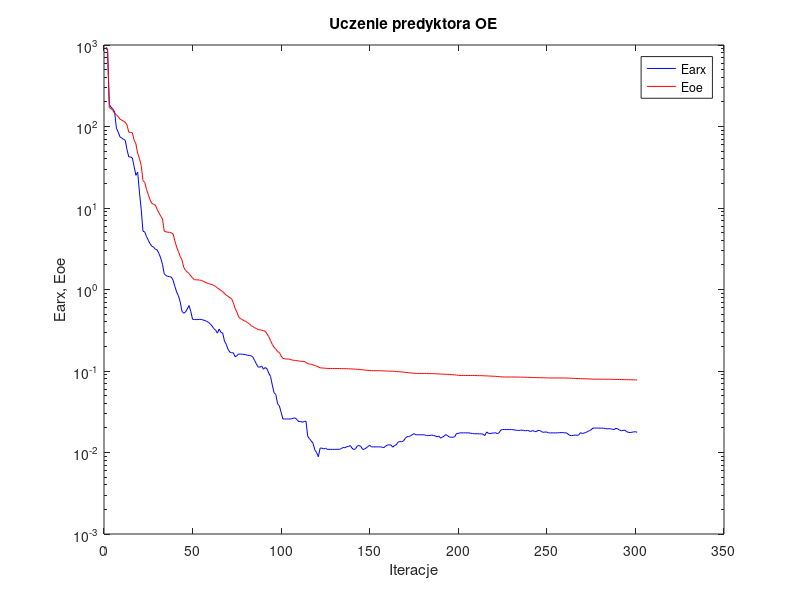
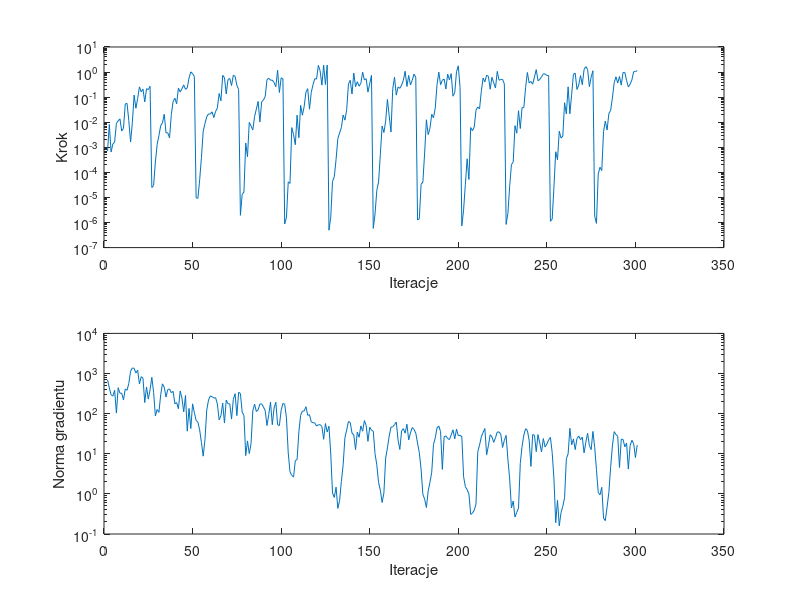

Here is the MATLAB script that generated these plots, in order:
%uczenie predyktora oe
clear all;
n=0; farx(n+1)=9.083350e+002; foe(n+1)=9.437780e+002; wspucz(n+1)=0.000000e+000; ng(n+1)=0.000000e+000;
%odnowa zmiennej metryki
n=1; farx(n+1)=8.759140e+002; foe(n+1)=8.976034e+002; krok(n+1)=7.010405e-004; ng(n+1)=6.979344e+002;
n=2; farx(n+1)=1.862342e+002; foe(n+1)=1.703778e+002; krok(n+1)=8.155298e-003; ng(n+1)=4.374391e+002;
n=3; farx(n+1)=1.723646e+002; foe(n+1)=1.656049e+002; krok(n+1)=6.492309e-004; ng(n+1)=2.959561e+002;
n=4; farx(n+1)=1.633596e+002; foe(n+1)=1.571852e+002; krok(n+1)=1.361446e-003; ng(n+1)=2.736540e+002;
n=5; farx(n+1)=1.507159e+002; foe(n+1)=1.460468e+002; krok(n+1)=1.620122e-003; ng(n+1)=3.829088e+002;
n=6; farx(n+1)=9.535227e+001; foe(n+1)=1.380395e+002; krok(n+1)=8.988693e-003; ng(n+1)=1.033764e+002;
n=7; farx(n+1)=8.551067e+001; foe(n+1)=1.326963e+002; krok(n+1)=1.142218e-002; ng(n+1)=4.435608e+002;
n=8; farx(n+1)=7.467815e+001; foe(n+1)=1.234676e+002; krok(n+1)=1.349272e-002; ng(n+1)=3.218881e+002;
n=9; farx(n+1)=7.219180e+001; foe(n+1)=1.198947e+002; krok(n+1)=4.445667e-003; ng(n+1)=3.232620e+002;
n=10; farx(n+1)=6.956630e+001; foe(n+1)=1.158377e+002; krok(n+1)=5.792131e-003; ng(n+1)=2.205078e+002;
n=11; farx(n+1)=6.765861e+001; foe(n+1)=1.129732e+002; krok(n+1)=5.360061e-002; ng(n+1)=4.118082e+002;
n=12; farx(n+1)=5.181077e+001; foe(n+1)=1.041648e+002; krok(n+1)=5.625683e-002; ng(n+1)=3.827804e+002;
n=13; farx(n+1)=4.228306e+001; foe(n+1)=8.527846e+001; krok(n+1)=1.158426e-002; ng(n+1)=5.641965e+002;
n=14; farx(n+1)=4.240225e+001; foe(n+1)=8.439235e+001; krok(n+1)=1.618948e-003; ng(n+1)=1.134834e+003;
n=15; farx(n+1)=4.107912e+001; foe(n+1)=8.389302e+001; krok(n+1)=9.533414e-003; ng(n+1)=1.377971e+003;
n=16; farx(n+1)=3.225204e+001; foe(n+1)=6.835334e+001; krok(n+1)=1.204927e-001; ng(n+1)=1.348067e+003;
n=17; farx(n+1)=2.517089e+001; foe(n+1)=6.133838e+001; krok(n+1)=3.604146e-002; ng(n+1)=1.027004e+003;
n=18; farx(n+1)=2.750093e+001; foe(n+1)=4.705577e+001; krok(n+1)=8.776600e-002; ng(n+1)=1.213739e+003;
n=19; farx(n+1)=1.567684e+001; foe(n+1)=4.039725e+001; krok(n+1)=2.567403e-001; ng(n+1)=5.496781e+002;
n=20; farx(n+1)=9.647405e+000; foe(n+1)=3.327625e+001; krok(n+1)=1.630613e-001; ng(n+1)=8.358049e+002;
n=21; farx(n+1)=5.183448e+000; foe(n+1)=2.162736e+001; krok(n+1)=2.093785e-001; ng(n+1)=7.667121e+002;
n=22; farx(n+1)=5.083930e+000; foe(n+1)=2.062206e+001; krok(n+1)=6.460817e-002; ng(n+1)=1.882371e+002;
n=23; farx(n+1)=4.458658e+000; foe(n+1)=1.690623e+001; krok(n+1)=2.164743e-001; ng(n+1)=4.620761e+002;
n=24; farx(n+1)=4.029354e+000; foe(n+1)=1.464633e+001; krok(n+1)=2.002215e-001; ng(n+1)=2.301993e+002;
n=25; farx(n+1)=3.654036e+000; foe(n+1)=1.260807e+001; krok(n+1)=2.693452e-001; ng(n+1)=3.920887e+002;
%odnowa zmiennej metryki
n=26; farx(n+1)=3.386704e+000; foe(n+1)=1.142979e+001; krok(n+1)=2.503699e-005; ng(n+1)=8.039507e+002;
n=27; farx(n+1)=3.316713e+000; foe(n+1)=1.108196e+001; krok(n+1)=2.981309e-005; ng(n+1)=3.375741e+002;
n=28; farx(n+1)=3.109801e+000; foe(n+1)=1.085776e+001; krok(n+1)=2.594055e-004; ng(n+1)=8.784621e+001;
n=29; farx(n+1)=3.060969e+000; foe(n+1)=9.592489e+000; krok(n+1)=1.279942e-003; ng(n+1)=1.271388e+002;
n=30; farx(n+1)=2.766863e+000; foe(n+1)=8.766939e+000; krok(n+1)=2.914778e-003; ng(n+1)=1.074827e+002;
n=31; farx(n+1)=2.441578e+000; foe(n+1)=7.941737e+000; krok(n+1)=7.321912e-003; ng(n+1)=2.944364e+002;
n=32; farx(n+1)=2.040711e+000; foe(n+1)=7.388382e+000; krok(n+1)=9.378531e-003; ng(n+1)=5.532597e+002;
n=33; farx(n+1)=1.559949e+000; foe(n+1)=5.203224e+000; krok(n+1)=2.080275e-002; ng(n+1)=4.544079e+002;
n=34; farx(n+1)=1.483147e+000; foe(n+1)=5.098858e+000; krok(n+1)=3.752980e-003; ng(n+1)=2.592494e+002;
n=35; farx(n+1)=1.447704e+000; foe(n+1)=5.048532e+000; krok(n+1)=3.778589e-003; ng(n+1)=3.978375e+002;
n=36; farx(n+1)=1.441853e+000; foe(n+1)=5.025220e+000; krok(n+1)=2.385598e-003; ng(n+1)=4.121040e+002;
n=37; farx(n+1)=1.419934e+000; foe(n+1)=4.971357e+000; krok(n+1)=2.051314e-002; ng(n+1)=3.321191e+002;
n=38; farx(n+1)=1.297301e+000; foe(n+1)=4.792549e+000; krok(n+1)=6.589702e-002; ng(n+1)=3.596702e+002;
n=39; farx(n+1)=1.092501e+000; foe(n+1)=3.942324e+000; krok(n+1)=9.089589e-002; ng(n+1)=1.759672e+002;
n=40; farx(n+1)=9.332825e-001; foe(n+1)=3.325924e+000; krok(n+1)=5.440189e-002; ng(n+1)=1.889801e+002;
n=41; farx(n+1)=8.365454e-001; foe(n+1)=2.925966e+000; krok(n+1)=2.283902e-001; ng(n+1)=1.324989e+002;
n=42; farx(n+1)=7.064365e-001; foe(n+1)=2.543509e+000; krok(n+1)=1.607063e-001; ng(n+1)=3.668457e+002;
n=43; farx(n+1)=5.411570e-001; foe(n+1)=2.320094e+000; krok(n+1)=2.160660e-001; ng(n+1)=2.436723e+002;
n=44; farx(n+1)=5.117471e-001; foe(n+1)=1.872479e+000; krok(n+1)=3.077853e-001; ng(n+1)=1.104969e+002;
n=45; farx(n+1)=5.289049e-001; foe(n+1)=1.721640e+000; krok(n+1)=2.045255e-001; ng(n+1)=2.838204e+002;
n=46; farx(n+1)=5.768292e-001; foe(n+1)=1.637662e+000; krok(n+1)=2.357265e-001; ng(n+1)=3.659443e+001;
n=47; farx(n+1)=6.357675e-001; foe(n+1)=1.574449e+000; krok(n+1)=5.824576e-001; ng(n+1)=1.348865e+002;
n=48; farx(n+1)=5.360204e-001; foe(n+1)=1.469815e+000; krok(n+1)=1.017241e+000; ng(n+1)=4.245058e+001;
n=49; farx(n+1)=4.311336e-001; foe(n+1)=1.390568e+000; krok(n+1)=8.674420e-001; ng(n+1)=1.753572e+002;
n=50; farx(n+1)=4.276551e-001; foe(n+1)=1.318252e+000; krok(n+1)=6.656880e-001; ng(n+1)=1.071234e+002;
%odnowa zmiennej metryki
n=51; farx(n+1)=4.277543e-001; foe(n+1)=1.314789e+000; krok(n+1)=9.674871e-006; ng(n+1)=6.755485e+001;
n=52; farx(n+1)=4.281336e-001; foe(n+1)=1.312182e+000; krok(n+1)=9.254712e-006; ng(n+1)=6.122849e+001;
n=53; farx(n+1)=4.301208e-001; foe(n+1)=1.304753e+000; krok(n+1)=5.039187e-005; ng(n+1)=3.926834e+001;
n=54; farx(n+1)=4.291321e-001; foe(n+1)=1.293357e+000; krok(n+1)=3.927263e-004; ng(n+1)=1.906395e+001;
n=55; farx(n+1)=4.219919e-001; foe(n+1)=1.264047e+000; krok(n+1)=4.419773e-003; ng(n+1)=8.718800e+000;
n=56; farx(n+1)=4.161308e-001; foe(n+1)=1.234731e+000; krok(n+1)=8.875371e-003; ng(n+1)=2.262656e+001;
n=57; farx(n+1)=4.060544e-001; foe(n+1)=1.200490e+000; krok(n+1)=1.664870e-002; ng(n+1)=1.231349e+002;
n=58; farx(n+1)=3.953053e-001; foe(n+1)=1.181829e+000; krok(n+1)=2.142882e-002; ng(n+1)=2.185878e+002;
n=59; farx(n+1)=3.778214e-001; foe(n+1)=1.165922e+000; krok(n+1)=2.128042e-002; ng(n+1)=2.767016e+002;
n=60; farx(n+1)=3.566023e-001; foe(n+1)=1.150711e+000; krok(n+1)=2.602503e-002; ng(n+1)=2.642125e+002;
n=61; farx(n+1)=3.316699e-001; foe(n+1)=1.120570e+000; krok(n+1)=1.532510e-002; ng(n+1)=2.455562e+002;
n=62; farx(n+1)=3.167085e-001; foe(n+1)=1.090787e+000; krok(n+1)=2.720095e-002; ng(n+1)=2.500474e+002;
n=63; farx(n+1)=2.912846e-001; foe(n+1)=1.047023e+000; krok(n+1)=3.669314e-002; ng(n+1)=1.738431e+002;
n=64; farx(n+1)=3.270826e-001; foe(n+1)=1.012052e+000; krok(n+1)=1.399123e-001; ng(n+1)=7.000394e+001;
n=65; farx(n+1)=2.974515e-001; foe(n+1)=9.711982e-001; krok(n+1)=7.142563e-002; ng(n+1)=8.882190e+001;
n=66; farx(n+1)=2.929861e-001; foe(n+1)=9.445538e-001; krok(n+1)=7.386536e-001; ng(n+1)=1.833699e+002;
n=67; farx(n+1)=2.333576e-001; foe(n+1)=8.943934e-001; krok(n+1)=6.007020e-001; ng(n+1)=5.824117e+001;
n=68; farx(n+1)=2.126727e-001; foe(n+1)=8.533522e-001; krok(n+1)=1.340009e-001; ng(n+1)=2.181558e+002;
n=69; farx(n+1)=1.845785e-001; foe(n+1)=8.271419e-001; krok(n+1)=5.076613e-001; ng(n+1)=1.768656e+002;
n=70; farx(n+1)=1.707275e-001; foe(n+1)=7.897478e-001; krok(n+1)=5.535078e-001; ng(n+1)=1.750625e+002;
n=71; farx(n+1)=1.670939e-001; foe(n+1)=7.748730e-001; krok(n+1)=2.893371e-001; ng(n+1)=7.313023e+001;
n=72; farx(n+1)=1.673282e-001; foe(n+1)=6.878416e-001; krok(n+1)=7.448368e-001; ng(n+1)=2.271743e+002;
n=73; farx(n+1)=1.497189e-001; foe(n+1)=5.887129e-001; krok(n+1)=6.777732e-001; ng(n+1)=3.139014e+002;
n=74; farx(n+1)=1.540009e-001; foe(n+1)=5.302087e-001; krok(n+1)=2.953927e-001; ng(n+1)=8.916210e+001;
n=75; farx(n+1)=1.616795e-001; foe(n+1)=4.608674e-001; krok(n+1)=2.031949e-001; ng(n+1)=3.404522e+002;
%odnowa zmiennej metryki
n=76; farx(n+1)=1.611985e-001; foe(n+1)=4.400584e-001; krok(n+1)=1.936574e-006; ng(n+1)=3.182916e+002;
n=77; farx(n+1)=1.607800e-001; foe(n+1)=4.283683e-001; krok(n+1)=1.328620e-005; ng(n+1)=1.089806e+002;
n=78; farx(n+1)=1.597361e-001; foe(n+1)=4.142301e-001; krok(n+1)=1.645830e-005; ng(n+1)=8.987738e+001;
n=79; farx(n+1)=1.587006e-001; foe(n+1)=4.071407e-001; krok(n+1)=1.486749e-003; ng(n+1)=9.014436e+000;
n=80; farx(n+1)=1.557511e-001; foe(n+1)=3.918788e-001; krok(n+1)=4.209206e-004; ng(n+1)=2.087481e+001;
n=81; farx(n+1)=1.553690e-001; foe(n+1)=3.816469e-001; krok(n+1)=9.852969e-003; ng(n+1)=1.013268e+001;
n=82; farx(n+1)=1.537096e-001; foe(n+1)=3.603756e-001; krok(n+1)=7.088102e-003; ng(n+1)=1.776774e+001;
n=83; farx(n+1)=1.484699e-001; foe(n+1)=3.511847e-001; krok(n+1)=4.883941e-003; ng(n+1)=1.176996e+002;
n=84; farx(n+1)=1.350397e-001; foe(n+1)=3.395405e-001; krok(n+1)=1.675780e-002; ng(n+1)=1.734000e+002;
n=85; farx(n+1)=1.225094e-001; foe(n+1)=3.330877e-001; krok(n+1)=3.339713e-002; ng(n+1)=1.128604e+002;
n=86; farx(n+1)=1.117664e-001; foe(n+1)=3.216280e-001; krok(n+1)=6.754791e-002; ng(n+1)=1.245149e+002;
n=87; farx(n+1)=1.115368e-001; foe(n+1)=3.196197e-001; krok(n+1)=1.027811e-002; ng(n+1)=1.736703e+002;
n=88; farx(n+1)=1.150485e-001; foe(n+1)=3.166509e-001; krok(n+1)=6.479315e-002; ng(n+1)=1.746982e+002;
n=89; farx(n+1)=1.051694e-001; foe(n+1)=3.132456e-001; krok(n+1)=7.626731e-002; ng(n+1)=1.466729e+002;
n=90; farx(n+1)=1.104164e-001; foe(n+1)=3.077501e-001; krok(n+1)=1.057221e-001; ng(n+1)=1.184555e+002;
n=91; farx(n+1)=1.065123e-001; foe(n+1)=2.863155e-001; krok(n+1)=4.968860e-001; ng(n+1)=5.055026e+001;
n=92; farx(n+1)=9.424816e-002; foe(n+1)=2.636526e-001; krok(n+1)=5.680238e-001; ng(n+1)=9.451109e+001;
n=93; farx(n+1)=8.595982e-002; foe(n+1)=2.367866e-001; krok(n+1)=4.726961e-001; ng(n+1)=1.941450e+002;
n=94; farx(n+1)=6.741965e-002; foe(n+1)=2.120146e-001; krok(n+1)=4.788369e-001; ng(n+1)=5.304565e+001;
n=95; farx(n+1)=5.399176e-002; foe(n+1)=1.953757e-001; krok(n+1)=3.839848e-001; ng(n+1)=1.379862e+002;
n=96; farx(n+1)=5.154413e-002; foe(n+1)=1.853892e-001; krok(n+1)=2.587256e-001; ng(n+1)=1.924780e+002;
n=97; farx(n+1)=3.957568e-002; foe(n+1)=1.726795e-001; krok(n+1)=1.181678e+000; ng(n+1)=5.276317e+001;
n=98; farx(n+1)=3.727009e-002; foe(n+1)=1.688687e-001; krok(n+1)=1.525346e-001; ng(n+1)=5.059075e+001;
n=99; farx(n+1)=3.104559e-002; foe(n+1)=1.527420e-001; krok(n+1)=5.899217e-001; ng(n+1)=1.208702e+002;
n=100; farx(n+1)=2.578699e-002; foe(n+1)=1.428712e-001; krok(n+1)=5.327583e-001; ng(n+1)=1.798283e+002;
%odnowa zmiennej metryki
n=101; farx(n+1)=2.578582e-002; foe(n+1)=1.410766e-001; krok(n+1)=8.746571e-007; ng(n+1)=1.709008e+002;
n=102; farx(n+1)=2.578735e-002; foe(n+1)=1.403736e-001; krok(n+1)=1.615744e-006; ng(n+1)=7.898750e+001;
n=103; farx(n+1)=2.575966e-002; foe(n+1)=1.400217e-001; krok(n+1)=4.194015e-005; ng(n+1)=1.050183e+001;
n=104; farx(n+1)=2.573394e-002; foe(n+1)=1.399842e-001; krok(n+1)=3.620311e-005; ng(n+1)=3.547242e+000;
n=105; farx(n+1)=2.599836e-002; foe(n+1)=1.364733e-001; krok(n+1)=6.118871e-003; ng(n+1)=2.898024e+000;
n=106; farx(n+1)=2.636956e-002; foe(n+1)=1.354204e-001; krok(n+1)=3.188662e-003; ng(n+1)=2.632402e+000;
n=107; farx(n+1)=2.649718e-002; foe(n+1)=1.348247e-001; krok(n+1)=1.271814e-003; ng(n+1)=6.788002e+000;
n=108; farx(n+1)=2.524389e-002; foe(n+1)=1.336957e-001; krok(n+1)=1.910413e-002; ng(n+1)=7.113603e+000;
n=109; farx(n+1)=2.385156e-002; foe(n+1)=1.326130e-001; krok(n+1)=2.400647e-003; ng(n+1)=3.505557e+001;
n=110; farx(n+1)=2.417977e-002; foe(n+1)=1.316122e-001; krok(n+1)=4.681906e-002; ng(n+1)=9.101114e+001;
n=111; farx(n+1)=2.348278e-002; foe(n+1)=1.313525e-001; krok(n+1)=1.901220e-002; ng(n+1)=1.162962e+002;
n=112; farx(n+1)=2.398528e-002; foe(n+1)=1.309185e-001; krok(n+1)=4.254539e-002; ng(n+1)=1.161749e+002;
n=113; farx(n+1)=2.428220e-002; foe(n+1)=1.276424e-001; krok(n+1)=1.587379e-001; ng(n+1)=1.488511e+002;
n=114; farx(n+1)=1.578775e-002; foe(n+1)=1.228240e-001; krok(n+1)=2.176076e-001; ng(n+1)=9.085543e+001;
n=115; farx(n+1)=1.478403e-002; foe(n+1)=1.218365e-001; krok(n+1)=3.320390e-002; ng(n+1)=9.408091e+001;
n=116; farx(n+1)=1.383351e-002; foe(n+1)=1.209395e-001; krok(n+1)=1.549330e-001; ng(n+1)=6.253671e+001;
n=117; farx(n+1)=1.299043e-002; foe(n+1)=1.191502e-001; krok(n+1)=3.169310e-001; ng(n+1)=5.945556e+001;
n=118; farx(n+1)=1.077298e-002; foe(n+1)=1.164208e-001; krok(n+1)=5.461275e-001; ng(n+1)=5.848661e+001;
n=119; farx(n+1)=9.996850e-003; foe(n+1)=1.153530e-001; krok(n+1)=5.249576e-001; ng(n+1)=4.909759e+001;
n=120; farx(n+1)=8.884714e-003; foe(n+1)=1.121711e-001; krok(n+1)=1.854055e+000; ng(n+1)=5.262286e+001;
n=121; farx(n+1)=1.130461e-002; foe(n+1)=1.093295e-001; krok(n+1)=1.128562e+000; ng(n+1)=5.304248e+001;
n=122; farx(n+1)=1.133756e-002; foe(n+1)=1.089553e-001; krok(n+1)=3.023171e-001; ng(n+1)=4.795975e+001;
n=123; farx(n+1)=1.104281e-002; foe(n+1)=1.084975e-001; krok(n+1)=1.898106e+000; ng(n+1)=2.295340e+001;
n=124; farx(n+1)=1.128281e-002; foe(n+1)=1.081021e-001; krok(n+1)=3.183983e-001; ng(n+1)=5.669319e+001;
n=125; farx(n+1)=1.093113e-002; foe(n+1)=1.075474e-001; krok(n+1)=1.893841e+000; ng(n+1)=3.474787e+001;
%odnowa zmiennej metryki
n=126; farx(n+1)=1.093087e-002; foe(n+1)=1.074258e-001; krok(n+1)=4.929212e-007; ng(n+1)=4.862272e+001;
n=127; farx(n+1)=1.093116e-002; foe(n+1)=1.074161e-001; krok(n+1)=1.607323e-006; ng(n+1)=9.891739e+000;
n=128; farx(n+1)=1.092638e-002; foe(n+1)=1.074124e-001; krok(n+1)=4.334515e-005; ng(n+1)=1.055180e+000;
n=129; farx(n+1)=1.092844e-002; foe(n+1)=1.074083e-001; krok(n+1)=6.703667e-005; ng(n+1)=8.173413e-001;
n=130; farx(n+1)=1.093672e-002; foe(n+1)=1.073616e-001; krok(n+1)=3.259007e-004; ng(n+1)=1.471765e+000;
n=131; farx(n+1)=1.094153e-002; foe(n+1)=1.073262e-001; krok(n+1)=2.218843e-003; ng(n+1)=4.343549e-001;
n=132; farx(n+1)=1.094964e-002; foe(n+1)=1.071946e-001; krok(n+1)=3.739948e-003; ng(n+1)=6.865978e-001;
n=133; farx(n+1)=1.116418e-002; foe(n+1)=1.070965e-001; krok(n+1)=6.118871e-003; ng(n+1)=2.055654e+000;
n=134; farx(n+1)=1.153001e-002; foe(n+1)=1.068958e-001; krok(n+1)=1.946507e-002; ng(n+1)=5.313003e+000;
n=135; farx(n+1)=1.142509e-002; foe(n+1)=1.068104e-001; krok(n+1)=1.209242e-002; ng(n+1)=2.518342e+001;
n=136; farx(n+1)=1.179537e-002; foe(n+1)=1.067004e-001; krok(n+1)=3.207144e-002; ng(n+1)=3.921977e+001;
n=137; farx(n+1)=1.185775e-002; foe(n+1)=1.065133e-001; krok(n+1)=3.372291e-001; ng(n+1)=6.404441e+001;
n=138; farx(n+1)=1.218225e-002; foe(n+1)=1.062010e-001; krok(n+1)=4.686024e-001; ng(n+1)=5.984386e+001;
n=139; farx(n+1)=1.132590e-002; foe(n+1)=1.059029e-001; krok(n+1)=1.328156e-001; ng(n+1)=3.285247e+001;
n=140; farx(n+1)=1.087782e-002; foe(n+1)=1.055426e-001; krok(n+1)=9.145602e-001; ng(n+1)=2.936455e+001;
n=141; farx(n+1)=1.107523e-002; foe(n+1)=1.053643e-001; krok(n+1)=2.624788e-001; ng(n+1)=1.265223e+001;
n=142; farx(n+1)=1.205200e-002; foe(n+1)=1.051001e-001; krok(n+1)=4.128102e-001; ng(n+1)=3.470125e+001;
n=143; farx(n+1)=1.217889e-002; foe(n+1)=1.047524e-001; krok(n+1)=2.730638e-001; ng(n+1)=2.580767e+001;
n=144; farx(n+1)=1.189573e-002; foe(n+1)=1.041343e-001; krok(n+1)=3.556863e-001; ng(n+1)=4.952172e+001;
n=145; farx(n+1)=1.090528e-002; foe(n+1)=1.035913e-001; krok(n+1)=9.903562e-001; ng(n+1)=3.647304e+001;
n=146; farx(n+1)=1.101400e-002; foe(n+1)=1.028525e-001; krok(n+1)=4.819709e-001; ng(n+1)=6.706179e+001;
n=147; farx(n+1)=1.135918e-002; foe(n+1)=1.021936e-001; krok(n+1)=5.422916e-001; ng(n+1)=5.067041e+001;
n=148; farx(n+1)=1.183669e-002; foe(n+1)=1.017931e-001; krok(n+1)=1.585131e-001; ng(n+1)=2.040615e+001;
n=149; farx(n+1)=1.226132e-002; foe(n+1)=1.014173e-001; krok(n+1)=3.421659e-001; ng(n+1)=4.572786e+001;
n=150; farx(n+1)=1.172277e-002; foe(n+1)=1.009613e-001; krok(n+1)=7.386536e-001; ng(n+1)=3.859254e+001;
%odnowa zmiennej metryki
n=151; farx(n+1)=1.172297e-002; foe(n+1)=1.008915e-001; krok(n+1)=5.838765e-007; ng(n+1)=3.662523e+001;
n=152; farx(n+1)=1.172261e-002; foe(n+1)=1.008744e-001; krok(n+1)=2.189173e-006; ng(n+1)=1.005357e+001;
n=153; farx(n+1)=1.171710e-002; foe(n+1)=1.008340e-001; krok(n+1)=1.895466e-005; ng(n+1)=5.302927e+000;
n=154; farx(n+1)=1.172522e-002; foe(n+1)=1.008228e-001; krok(n+1)=4.135969e-005; ng(n+1)=1.923116e+000;
n=155; farx(n+1)=1.171768e-002; foe(n+1)=1.007574e-001; krok(n+1)=5.252174e-004; ng(n+1)=1.231355e+000;
n=156; farx(n+1)=1.163126e-002; foe(n+1)=1.005358e-001; krok(n+1)=7.032104e-003; ng(n+1)=6.112036e-001;
n=157; farx(n+1)=1.148639e-002; foe(n+1)=1.001739e-001; krok(n+1)=3.891067e-003; ng(n+1)=1.047806e+000;
n=158; farx(n+1)=1.201343e-002; foe(n+1)=9.993642e-002; krok(n+1)=1.097075e-002; ng(n+1)=7.865321e+000;
n=159; farx(n+1)=1.234869e-002; foe(n+1)=9.973706e-002; krok(n+1)=8.097460e-002; ng(n+1)=1.400424e+001;
n=160; farx(n+1)=1.241093e-002; foe(n+1)=9.960695e-002; krok(n+1)=1.775212e-002; ng(n+1)=2.773083e+001;
n=161; farx(n+1)=1.237302e-002; foe(n+1)=9.959795e-002; krok(n+1)=4.087375e-003; ng(n+1)=4.605952e+001;
n=162; farx(n+1)=1.161403e-002; foe(n+1)=9.943427e-002; krok(n+1)=2.160660e-001; ng(n+1)=4.709180e+001;
n=163; farx(n+1)=1.218519e-002; foe(n+1)=9.897896e-002; krok(n+1)=6.261807e-001; ng(n+1)=5.317298e+001;
n=164; farx(n+1)=1.242137e-002; foe(n+1)=9.842983e-002; krok(n+1)=1.204927e-001; ng(n+1)=6.181980e+001;
n=165; farx(n+1)=1.338487e-002; foe(n+1)=9.805328e-002; krok(n+1)=2.522670e-001; ng(n+1)=2.205037e+001;
n=166; farx(n+1)=1.364154e-002; foe(n+1)=9.778809e-002; krok(n+1)=2.250273e-001; ng(n+1)=1.281359e+001;
n=167; farx(n+1)=1.355695e-002; foe(n+1)=9.752166e-002; krok(n+1)=3.011048e-001; ng(n+1)=3.721674e+001;
n=168; farx(n+1)=1.382048e-002; foe(n+1)=9.692973e-002; krok(n+1)=4.714530e-001; ng(n+1)=4.221772e+001;
n=169; farx(n+1)=1.486229e-002; foe(n+1)=9.627695e-002; krok(n+1)=1.080691e+000; ng(n+1)=3.254401e+001;
n=170; farx(n+1)=1.558779e-002; foe(n+1)=9.572947e-002; krok(n+1)=2.663672e-001; ng(n+1)=5.446073e+001;
n=171; farx(n+1)=1.573045e-002; foe(n+1)=9.514346e-002; krok(n+1)=7.310195e-001; ng(n+1)=2.222670e+001;
n=172; farx(n+1)=1.597088e-002; foe(n+1)=9.471552e-002; krok(n+1)=3.064368e-001; ng(n+1)=3.305122e+001;
n=173; farx(n+1)=1.652815e-002; foe(n+1)=9.435599e-002; krok(n+1)=4.698917e-001; ng(n+1)=4.510386e+001;
n=174; farx(n+1)=1.703735e-002; foe(n+1)=9.377616e-002; krok(n+1)=8.295027e-001; ng(n+1)=4.052770e+001;
n=175; farx(n+1)=1.650226e-002; foe(n+1)=9.336389e-002; krok(n+1)=6.239579e-001; ng(n+1)=3.272017e+001;
%odnowa zmiennej metryki
n=176; farx(n+1)=1.650232e-002; foe(n+1)=9.333682e-002; krok(n+1)=1.261104e-006; ng(n+1)=1.847047e+001;
n=177; farx(n+1)=1.650243e-002; foe(n+1)=9.332412e-002; krok(n+1)=1.414227e-006; ng(n+1)=1.063836e+001;
n=178; farx(n+1)=1.649104e-002; foe(n+1)=9.327410e-002; krok(n+1)=3.351833e-005; ng(n+1)=4.125642e+000;
n=179; farx(n+1)=1.648364e-002; foe(n+1)=9.327115e-002; krok(n+1)=4.116566e-005; ng(n+1)=9.718536e-001;
n=180; farx(n+1)=1.646023e-002; foe(n+1)=9.324454e-002; krok(n+1)=5.904631e-004; ng(n+1)=7.398940e-001;
n=181; farx(n+1)=1.613940e-002; foe(n+1)=9.307573e-002; krok(n+1)=1.254679e-002; ng(n+1)=4.571646e-001;
n=182; farx(n+1)=1.610921e-002; foe(n+1)=9.303191e-002; krok(n+1)=3.209934e-003; ng(n+1)=1.168681e+000;
n=183; farx(n+1)=1.617738e-002; foe(n+1)=9.298950e-002; krok(n+1)=5.637357e-003; ng(n+1)=1.944969e+000;
n=184; farx(n+1)=1.640610e-002; foe(n+1)=9.278818e-002; krok(n+1)=2.067140e-002; ng(n+1)=3.454216e+000;
n=185; farx(n+1)=1.612927e-002; foe(n+1)=9.271240e-002; krok(n+1)=1.495979e-002; ng(n+1)=1.704315e+001;
n=186; farx(n+1)=1.603241e-002; foe(n+1)=9.256640e-002; krok(n+1)=3.692409e-002; ng(n+1)=2.496481e+001;
n=187; farx(n+1)=1.555991e-002; foe(n+1)=9.243373e-002; krok(n+1)=3.200292e-001; ng(n+1)=4.413298e+001;
n=188; farx(n+1)=1.593952e-002; foe(n+1)=9.198394e-002; krok(n+1)=9.933049e-001; ng(n+1)=4.913060e+001;
n=189; farx(n+1)=1.500369e-002; foe(n+1)=9.180009e-002; krok(n+1)=3.112246e-001; ng(n+1)=3.548697e+001;
n=190; farx(n+1)=1.541965e-002; foe(n+1)=9.151137e-002; krok(n+1)=4.681360e-001; ng(n+1)=4.083072e+000;
n=191; farx(n+1)=1.590514e-002; foe(n+1)=9.138186e-002; krok(n+1)=5.281352e-001; ng(n+1)=2.671545e+001;
n=192; farx(n+1)=1.659644e-002; foe(n+1)=9.129180e-002; krok(n+1)=2.104484e-001; ng(n+1)=2.782261e+001;
n=193; farx(n+1)=1.605011e-002; foe(n+1)=9.103749e-002; krok(n+1)=8.289013e-001; ng(n+1)=2.395749e+001;
n=194; farx(n+1)=1.546445e-002; foe(n+1)=9.072931e-002; krok(n+1)=4.870112e-001; ng(n+1)=2.255115e+001;
n=195; farx(n+1)=1.541165e-002; foe(n+1)=9.038389e-002; krok(n+1)=8.635342e-001; ng(n+1)=2.949678e+001;
n=196; farx(n+1)=1.539709e-002; foe(n+1)=8.991647e-002; krok(n+1)=1.088038e-001; ng(n+1)=3.952781e+001;
n=197; farx(n+1)=1.561586e-002; foe(n+1)=8.975621e-002; krok(n+1)=1.497423e-001; ng(n+1)=2.359726e+001;
n=198; farx(n+1)=1.710641e-002; foe(n+1)=8.913188e-002; krok(n+1)=1.040723e+000; ng(n+1)=4.112305e+001;
n=199; farx(n+1)=1.716581e-002; foe(n+1)=8.858123e-002; krok(n+1)=1.771745e+000; ng(n+1)=2.818176e+001;
n=200; farx(n+1)=1.742831e-002; foe(n+1)=8.825887e-002; krok(n+1)=2.436225e-001; ng(n+1)=2.902840e+001;
%odnowa zmiennej metryki
n=201; farx(n+1)=1.742842e-002; foe(n+1)=8.819967e-002; krok(n+1)=7.343206e-007; ng(n+1)=2.619207e+001;
n=202; farx(n+1)=1.742920e-002; foe(n+1)=8.819790e-002; krok(n+1)=3.214646e-006; ng(n+1)=2.678343e+000;
n=203; farx(n+1)=1.743650e-002; foe(n+1)=8.818872e-002; krok(n+1)=3.372716e-005; ng(n+1)=1.507127e+000;
n=204; farx(n+1)=1.741289e-002; foe(n+1)=8.813317e-002; krok(n+1)=3.473499e-004; ng(n+1)=1.276221e+000;
n=205; farx(n+1)=1.741593e-002; foe(n+1)=8.812843e-002; krok(n+1)=5.209949e-005; ng(n+1)=9.907197e-001;
n=206; farx(n+1)=1.724624e-002; foe(n+1)=8.808719e-002; krok(n+1)=6.118871e-003; ng(n+1)=3.084472e-001;
n=207; farx(n+1)=1.711386e-002; foe(n+1)=8.806644e-002; krok(n+1)=4.573216e-003; ng(n+1)=3.308159e-001;
n=208; farx(n+1)=1.699922e-002; foe(n+1)=8.803863e-002; krok(n+1)=6.480489e-003; ng(n+1)=3.924081e-001;
n=209; farx(n+1)=1.694193e-002; foe(n+1)=8.783636e-002; krok(n+1)=3.012318e-002; ng(n+1)=5.562782e-001;
n=210; farx(n+1)=1.702245e-002; foe(n+1)=8.776291e-002; krok(n+1)=4.017797e-002; ng(n+1)=1.122594e+001;
n=211; farx(n+1)=1.690437e-002; foe(n+1)=8.770781e-002; krok(n+1)=3.432277e-002; ng(n+1)=1.646639e+001;
n=212; farx(n+1)=1.698502e-002; foe(n+1)=8.766056e-002; krok(n+1)=1.717868e-001; ng(n+1)=2.633459e+001;
n=213; farx(n+1)=1.674098e-002; foe(n+1)=8.749444e-002; krok(n+1)=5.772243e-001; ng(n+1)=3.395825e+001;
n=214; farx(n+1)=1.611937e-002; foe(n+1)=8.730834e-002; krok(n+1)=4.063898e-001; ng(n+1)=4.267719e+001;
n=215; farx(n+1)=1.787561e-002; foe(n+1)=8.706182e-002; krok(n+1)=7.491049e-001; ng(n+1)=9.437314e+000;
n=216; farx(n+1)=1.723577e-002; foe(n+1)=8.685959e-002; krok(n+1)=6.780158e-001; ng(n+1)=1.584346e+001;
n=217; farx(n+1)=1.706504e-002; foe(n+1)=8.672826e-002; krok(n+1)=2.073757e-001; ng(n+1)=2.983064e+001;
n=218; farx(n+1)=1.729241e-002; foe(n+1)=8.646161e-002; krok(n+1)=6.182030e-001; ng(n+1)=2.635482e+001;
n=219; farx(n+1)=1.732380e-002; foe(n+1)=8.616419e-002; krok(n+1)=3.730916e-001; ng(n+1)=1.925843e+001;
n=220; farx(n+1)=1.749767e-002; foe(n+1)=8.603270e-002; krok(n+1)=2.317569e-001; ng(n+1)=2.515339e+001;
n=221; farx(n+1)=1.702754e-002; foe(n+1)=8.552572e-002; krok(n+1)=1.062525e+000; ng(n+1)=3.497164e+001;
n=222; farx(n+1)=1.745303e-002; foe(n+1)=8.532244e-002; krok(n+1)=4.726961e-001; ng(n+1)=3.482474e+001;
n=223; farx(n+1)=1.880284e-002; foe(n+1)=8.488276e-002; krok(n+1)=5.045340e-001; ng(n+1)=3.083057e+001;
n=224; farx(n+1)=1.918471e-002; foe(n+1)=8.468592e-002; krok(n+1)=5.108389e-001; ng(n+1)=1.443031e+001;
n=225; farx(n+1)=1.912114e-002; foe(n+1)=8.451947e-002; krok(n+1)=3.372291e-001; ng(n+1)=2.155297e+001;
%odnowa zmiennej metryki
n=226; farx(n+1)=1.912141e-002; foe(n+1)=8.444242e-002; krok(n+1)=8.394917e-007; ng(n+1)=2.864024e+001;
n=227; farx(n+1)=1.912074e-002; foe(n+1)=8.443323e-002; krok(n+1)=2.322577e-006; ng(n+1)=7.294231e+000;
n=228; farx(n+1)=1.910425e-002; foe(n+1)=8.441889e-002; krok(n+1)=2.769106e-005; ng(n+1)=2.369217e+000;
n=229; farx(n+1)=1.909658e-002; foe(n+1)=8.441545e-002; krok(n+1)=2.039564e-004; ng(n+1)=4.459398e-001;
n=230; farx(n+1)=1.907665e-002; foe(n+1)=8.440456e-002; krok(n+1)=2.578918e-004; ng(n+1)=6.661674e-001;
n=231; farx(n+1)=1.884425e-002; foe(n+1)=8.436702e-002; krok(n+1)=7.242402e-003; ng(n+1)=2.647223e-001;
n=232; farx(n+1)=1.873075e-002; foe(n+1)=8.434440e-002; krok(n+1)=3.657312e-003; ng(n+1)=3.457073e-001;
n=233; farx(n+1)=1.864836e-002; foe(n+1)=8.422802e-002; krok(n+1)=2.876670e-002; ng(n+1)=4.421486e-001;
n=234; farx(n+1)=1.874966e-002; foe(n+1)=8.414114e-002; krok(n+1)=5.608324e-003; ng(n+1)=5.794862e+000;
n=235; farx(n+1)=1.883409e-002; foe(n+1)=8.404474e-002; krok(n+1)=3.830459e-002; ng(n+1)=1.525429e+001;
n=236; farx(n+1)=1.864700e-002; foe(n+1)=8.397557e-002; krok(n+1)=3.813366e-002; ng(n+1)=2.918125e+001;
n=237; farx(n+1)=1.844552e-002; foe(n+1)=8.388661e-002; krok(n+1)=2.454949e-001; ng(n+1)=4.207609e+001;
n=238; farx(n+1)=1.869300e-002; foe(n+1)=8.364651e-002; krok(n+1)=9.621767e-001; ng(n+1)=3.806094e+001;
n=239; farx(n+1)=1.838836e-002; foe(n+1)=8.354138e-002; krok(n+1)=3.693268e-001; ng(n+1)=2.175203e+001;
n=240; farx(n+1)=1.811713e-002; foe(n+1)=8.336610e-002; krok(n+1)=4.228884e-001; ng(n+1)=4.841396e+000;
n=241; farx(n+1)=1.862429e-002; foe(n+1)=8.328008e-002; krok(n+1)=3.282103e-001; ng(n+1)=3.010502e+001;
n=242; farx(n+1)=1.816046e-002; foe(n+1)=8.313470e-002; krok(n+1)=6.400584e-001; ng(n+1)=2.886790e+001;
n=243; farx(n+1)=1.798972e-002; foe(n+1)=8.298438e-002; krok(n+1)=1.253615e+000; ng(n+1)=1.131887e+001;
n=244; farx(n+1)=1.872853e-002; foe(n+1)=8.287551e-002; krok(n+1)=4.498732e-001; ng(n+1)=3.002676e+001;
n=245; farx(n+1)=1.858129e-002; foe(n+1)=8.279852e-002; krok(n+1)=5.114232e-001; ng(n+1)=1.831243e+001;
n=246; farx(n+1)=1.807507e-002; foe(n+1)=8.269039e-002; krok(n+1)=6.477968e-001; ng(n+1)=1.109033e+001;
n=247; farx(n+1)=1.764883e-002; foe(n+1)=8.260488e-002; krok(n+1)=8.456470e-001; ng(n+1)=2.390916e+001;
n=248; farx(n+1)=1.787063e-002; foe(n+1)=8.250006e-002; krok(n+1)=8.456470e-001; ng(n+1)=1.476821e+001;
n=249; farx(n+1)=1.780097e-002; foe(n+1)=8.239213e-002; krok(n+1)=7.271671e-001; ng(n+1)=1.755605e+001;
n=250; farx(n+1)=1.741170e-002; foe(n+1)=8.222366e-002; krok(n+1)=7.228765e-001; ng(n+1)=2.205284e+001;
%odnowa zmiennej metryki
n=251; farx(n+1)=1.741213e-002; foe(n+1)=8.217450e-002; krok(n+1)=1.117914e-006; ng(n+1)=2.546490e+001;
n=252; farx(n+1)=1.741198e-002; foe(n+1)=8.216094e-002; krok(n+1)=1.364051e-006; ng(n+1)=1.080923e+001;
n=253; farx(n+1)=1.739910e-002; foe(n+1)=8.214854e-002; krok(n+1)=2.665214e-005; ng(n+1)=2.373310e+000;
n=254; farx(n+1)=1.740373e-002; foe(n+1)=8.214630e-002; krok(n+1)=6.650130e-004; ng(n+1)=1.911398e-001;
n=255; farx(n+1)=1.744821e-002; foe(n+1)=8.213437e-002; krok(n+1)=3.184791e-004; ng(n+1)=6.902620e-001;
n=256; farx(n+1)=1.748070e-002; foe(n+1)=8.212580e-002; krok(n+1)=4.372259e-003; ng(n+1)=1.597272e-001;
n=257; farx(n+1)=1.752874e-002; foe(n+1)=8.211189e-002; krok(n+1)=2.354171e-003; ng(n+1)=3.420364e-001;
n=258; farx(n+1)=1.756065e-002; foe(n+1)=8.210069e-002; krok(n+1)=2.774090e-003; ng(n+1)=4.891277e-001;
n=259; farx(n+1)=1.737002e-002; foe(n+1)=8.205667e-002; krok(n+1)=6.013962e-002; ng(n+1)=8.026397e-001;
n=260; farx(n+1)=1.747523e-002; foe(n+1)=8.204408e-002; krok(n+1)=2.142359e-002; ng(n+1)=7.505514e+000;
n=261; farx(n+1)=1.675342e-002; foe(n+1)=8.180022e-002; krok(n+1)=2.569287e-001; ng(n+1)=9.908821e+000;
n=262; farx(n+1)=1.621807e-002; foe(n+1)=8.158029e-002; krok(n+1)=2.165649e-002; ng(n+1)=4.306430e+001;
n=263; farx(n+1)=1.612357e-002; foe(n+1)=8.149442e-002; krok(n+1)=1.300618e-001; ng(n+1)=1.671012e+001;
n=264; farx(n+1)=1.620716e-002; foe(n+1)=8.129026e-002; krok(n+1)=8.131859e-001; ng(n+1)=2.343195e+001;
n=265; farx(n+1)=1.640587e-002; foe(n+1)=8.103452e-002; krok(n+1)=9.073805e-001; ng(n+1)=1.269602e+001;
n=266; farx(n+1)=1.625416e-002; foe(n+1)=8.091624e-002; krok(n+1)=2.031949e-001; ng(n+1)=2.401022e+001;
n=267; farx(n+1)=1.642681e-002; foe(n+1)=8.075502e-002; krok(n+1)=3.038513e-001; ng(n+1)=2.768577e+001;
n=268; farx(n+1)=1.750530e-002; foe(n+1)=8.058691e-002; krok(n+1)=7.271671e-001; ng(n+1)=2.243917e+001;
n=269; farx(n+1)=1.709547e-002; foe(n+1)=8.046938e-002; krok(n+1)=3.126376e-001; ng(n+1)=2.619652e+001;
n=270; farx(n+1)=1.732196e-002; foe(n+1)=8.033361e-002; krok(n+1)=1.265822e+000; ng(n+1)=1.054156e+001;
n=271; farx(n+1)=1.757885e-002; foe(n+1)=8.019470e-002; krok(n+1)=1.645708e+000; ng(n+1)=1.941823e+001;
n=272; farx(n+1)=1.813099e-002; foe(n+1)=7.998407e-002; krok(n+1)=1.280929e+000; ng(n+1)=3.238437e+001;
n=273; farx(n+1)=1.850621e-002; foe(n+1)=7.988950e-002; krok(n+1)=2.611580e-001; ng(n+1)=1.606679e+001;
n=274; farx(n+1)=1.900920e-002; foe(n+1)=7.968314e-002; krok(n+1)=6.404647e-001; ng(n+1)=1.269121e+001;
n=275; farx(n+1)=1.993699e-002; foe(n+1)=7.941776e-002; krok(n+1)=1.126364e+000; ng(n+1)=3.599535e+001;
%odnowa zmiennej metryki
n=276; farx(n+1)=1.993780e-002; foe(n+1)=7.939098e-002; krok(n+1)=1.816358e-006; ng(n+1)=1.443898e+001;
n=277; farx(n+1)=1.993788e-002; foe(n+1)=7.938921e-002; krok(n+1)=9.226703e-007; ng(n+1)=4.004772e+000;
n=278; farx(n+1)=1.992602e-002; foe(n+1)=7.938165e-002; krok(n+1)=8.559513e-005; ng(n+1)=1.076648e+000;
n=279; farx(n+1)=1.992898e-002; foe(n+1)=7.936673e-002; krok(n+1)=1.599927e-004; ng(n+1)=9.474049e-001;
n=280; farx(n+1)=1.991876e-002; foe(n+1)=7.934631e-002; krok(n+1)=1.180809e-004; ng(n+1)=1.456210e+000;
n=281; farx(n+1)=1.986925e-002; foe(n+1)=7.932722e-002; krok(n+1)=4.267031e-003; ng(n+1)=2.472818e-001;
n=282; farx(n+1)=1.966473e-002; foe(n+1)=7.929933e-002; krok(n+1)=1.111520e-002; ng(n+1)=2.160290e-001;
n=283; farx(n+1)=1.947717e-002; foe(n+1)=7.926719e-002; krok(n+1)=4.884963e-003; ng(n+1)=4.732892e-001;
n=284; farx(n+1)=1.964582e-002; foe(n+1)=7.920882e-002; krok(n+1)=2.219272e-002; ng(n+1)=1.091159e+000;
n=285; farx(n+1)=1.953247e-002; foe(n+1)=7.912470e-002; krok(n+1)=2.967304e-002; ng(n+1)=4.617252e+000;
n=286; farx(n+1)=1.929861e-002; foe(n+1)=7.903474e-002; krok(n+1)=9.278549e-002; ng(n+1)=1.565143e+001;
n=287; farx(n+1)=1.912469e-002; foe(n+1)=7.894550e-002; krok(n+1)=3.749470e-001; ng(n+1)=3.555838e+001;
n=288; farx(n+1)=1.983222e-002; foe(n+1)=7.884252e-002; krok(n+1)=6.480438e-001; ng(n+1)=3.028170e+001;
n=289; farx(n+1)=1.945986e-002; foe(n+1)=7.873151e-002; krok(n+1)=3.655097e-001; ng(n+1)=2.742649e+001;
n=290; farx(n+1)=1.890647e-002; foe(n+1)=7.859007e-002; krok(n+1)=6.656880e-001; ng(n+1)=4.543829e+000;
n=291; farx(n+1)=1.848113e-002; foe(n+1)=7.853988e-002; krok(n+1)=3.009661e-001; ng(n+1)=2.318018e+001;
n=292; farx(n+1)=1.863233e-002; foe(n+1)=7.841882e-002; krok(n+1)=9.621767e-001; ng(n+1)=2.277743e+001;
n=293; farx(n+1)=1.884261e-002; foe(n+1)=7.833703e-002; krok(n+1)=9.727120e-001; ng(n+1)=1.490849e+001;
n=294; farx(n+1)=1.805969e-002; foe(n+1)=7.819625e-002; krok(n+1)=4.635137e-001; ng(n+1)=1.853676e+001;
n=295; farx(n+1)=1.767401e-002; foe(n+1)=7.813197e-002; krok(n+1)=2.554195e-001; ng(n+1)=4.154344e+000;
n=296; farx(n+1)=1.758677e-002; foe(n+1)=7.808835e-002; krok(n+1)=3.287969e-001; ng(n+1)=1.605070e+001;
n=297; farx(n+1)=1.771910e-002; foe(n+1)=7.802093e-002; krok(n+1)=4.858657e-001; ng(n+1)=2.170357e+001;
n=298; farx(n+1)=1.791084e-002; foe(n+1)=7.794740e-002; krok(n+1)=1.033731e+000; ng(n+1)=1.788188e+001;
n=299; farx(n+1)=1.799824e-002; foe(n+1)=7.780766e-002; krok(n+1)=1.049915e+000; ng(n+1)=8.029435e+000;
n=300; farx(n+1)=1.769754e-002; foe(n+1)=7.770325e-002; krok(n+1)=1.138542e+000; ng(n+1)=1.650918e+001;

figure; semilogy(farx,'b'); hold on; semilogy(foe,'r'); xlabel('Iteracje'); ylabel('Earx, Eoe'); legend('Earx','Eoe'); title('Uczenie predyktora OE');
figure; subplot(2,1,1); semilogy(krok); xlabel('Iteracje'); ylabel('Krok');
subplot(2,1,2); semilogy(ng); xlabel('Iteracje'); ylabel('Norma gradientu');
Earx=farx(n+1)
Eoe=foe(n+1)
